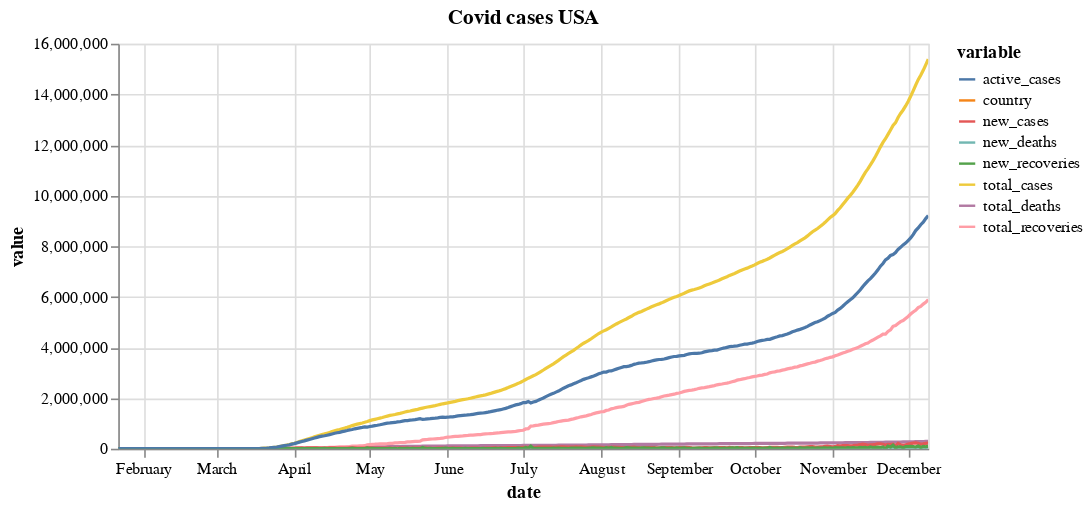
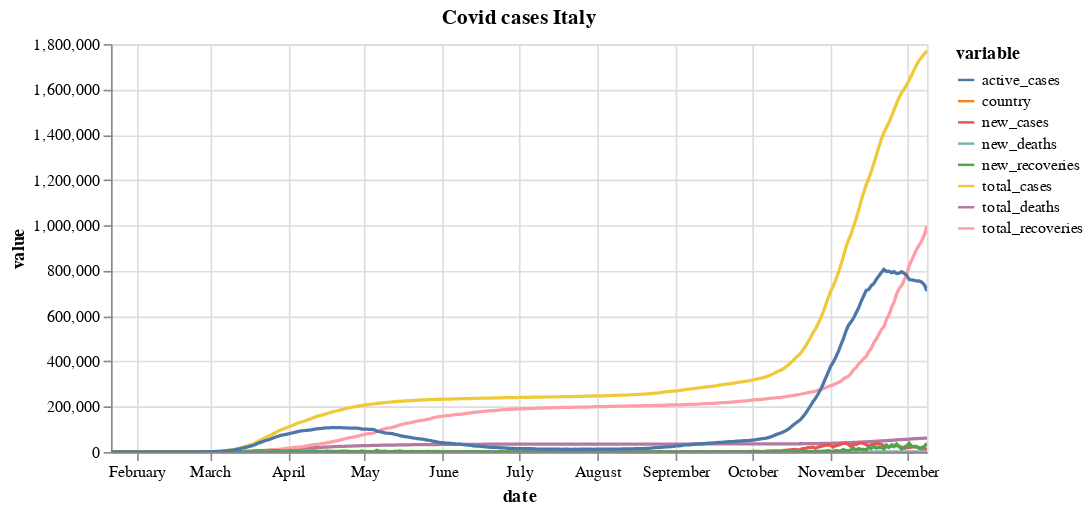
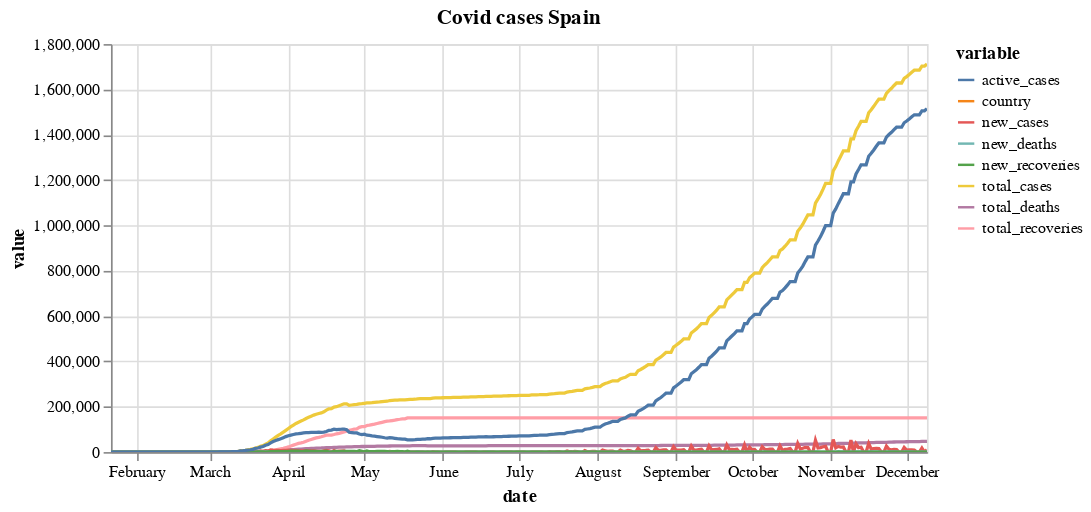
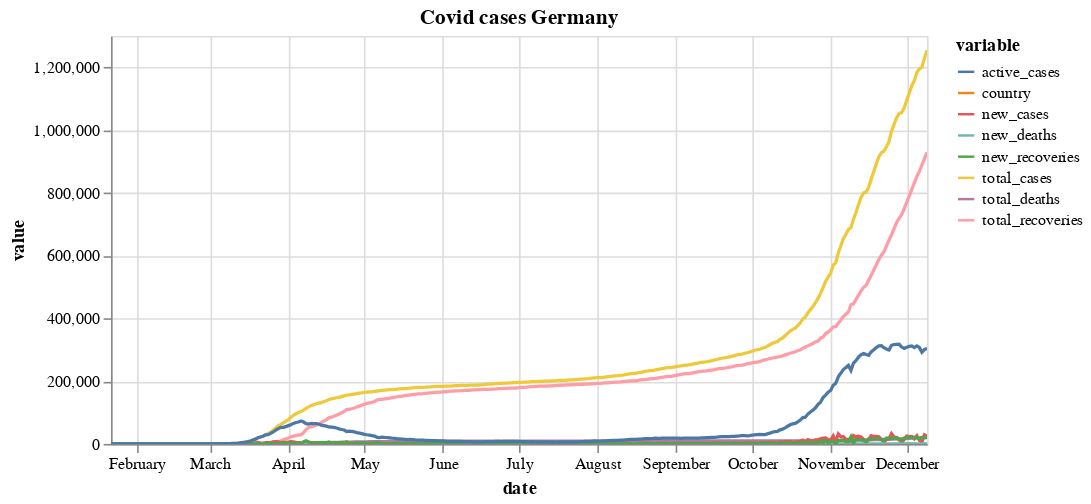

The notebook cell these images were saved under, in order:
### Code cell
for plot in plots.values():
  display(plot)

### Figure 1 — Vega-Lite specification as saved in the notebook (floating-point values rounded to 4 significant figures; data arrays with more than 128 entries replaced by an {"elided": "..."} marker saying what was removed)
{"config": {"view": {"continuousWidth": 400, "continuousHeight": 300}}, "data": {"name": "data-7e8810dcf7f141baceb933c9b1ca8622"}, "mark": "line", "encoding": {"color": {"type": "nominal", "field": "variable"}, "x": {"type": "temporal", "field": "date"}, "y": {"type": "quantitative", "field": "value"}}, "height": 250, "selection": {"selector001": {"type": "interval", "bind": "scales", "encodings": ["x", "y"]}}, "title": "Covid cases USA", "width": 500, "$schema": "https://vega.github.io/schema/vega-lite/v4.8.1.json", "datasets": {"data-7e8810dcf7f141baceb933c9b1ca8622": {"elided": "2584 records"}}}

### Figure 2 — Vega-Lite specification as saved in the notebook (floating-point values rounded to 4 significant figures; data arrays with more than 128 entries replaced by an {"elided": "..."} marker saying what was removed)
{"config": {"view": {"continuousWidth": 400, "continuousHeight": 300}}, "data": {"name": "data-9d10a6ada4511498a1184f2031185ad3"}, "mark": "line", "encoding": {"color": {"type": "nominal", "field": "variable"}, "x": {"type": "temporal", "field": "date"}, "y": {"type": "quantitative", "field": "value"}}, "height": 250, "selection": {"selector002": {"type": "interval", "bind": "scales", "encodings": ["x", "y"]}}, "title": "Covid cases Italy", "width": 500, "$schema": "https://vega.github.io/schema/vega-lite/v4.8.1.json", "datasets": {"data-9d10a6ada4511498a1184f2031185ad3": {"elided": "2584 records"}}}

### Figure 3 — Vega-Lite specification as saved in the notebook (floating-point values rounded to 4 significant figures; data arrays with more than 128 entries replaced by an {"elided": "..."} marker saying what was removed)
{"config": {"view": {"continuousWidth": 400, "continuousHeight": 300}}, "data": {"name": "data-f8d38036218cf976e62cafa2d81660f1"}, "mark": "line", "encoding": {"color": {"type": "nominal", "field": "variable"}, "x": {"type": "temporal", "field": "date"}, "y": {"type": "quantitative", "field": "value"}}, "height": 250, "selection": {"selector003": {"type": "interval", "bind": "scales", "encodings": ["x", "y"]}}, "title": "Covid cases Spain", "width": 500, "$schema": "https://vega.github.io/schema/vega-lite/v4.8.1.json", "datasets": {"data-f8d38036218cf976e62cafa2d81660f1": {"elided": "2584 records"}}}

### Figure 4 — Vega-Lite specification as saved in the notebook (floating-point values rounded to 4 significant figures; data arrays with more than 128 entries replaced by an {"elided": "..."} marker saying what was removed)
{"config": {"view": {"continuousWidth": 400, "continuousHeight": 300}}, "data": {"name": "data-816aa3138547ddd6dd40591fe52d87a1"}, "mark": "line", "encoding": {"color": {"type": "nominal", "field": "variable"}, "x": {"type": "temporal", "field": "date"}, "y": {"type": "quantitative", "field": "value"}}, "height": 250, "selection": {"selector004": {"type": "interval", "bind": "scales", "encodings": ["x", "y"]}}, "title": "Covid cases Germany", "width": 500, "$schema": "https://vega.github.io/schema/vega-lite/v4.8.1.json", "datasets": {"data-816aa3138547ddd6dd40591fe52d87a1": {"elided": "2584 records"}}}
